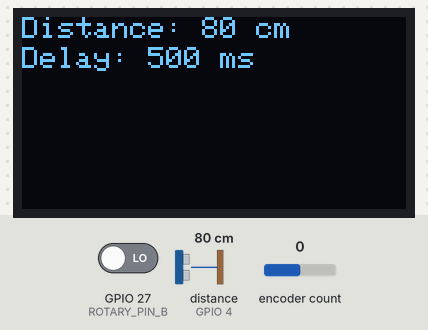
Bench run of a sketch on a simulated ESP32. On the bench: 128×64 one-colour display. Inputs (shaded band) come from the test bench; at power-on: encoder count 0, distance to the obstacle (sensor on GPIO 4) 80 cm, GPIO 27 (ROTARY_PIN_B) LOW. The echo pulse lasts 58.3 µs per cm; what the sketch prints to the serial monitor is not drawn.

Above: at 1.2 s.
1.3 s: encoder count set to 1
At 2.2 s:
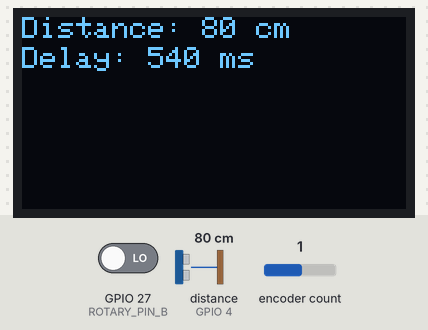
3.1 s: distance to the obstacle (sensor on GPIO 4) set to 2 cm
At 3.8 s:
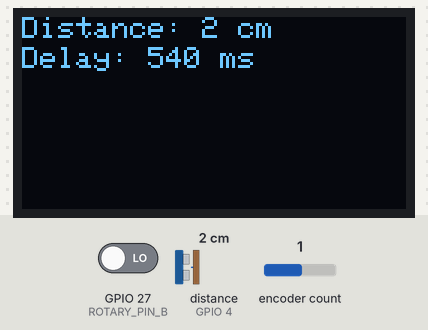
4.8 s: distance to the obstacle (sensor on GPIO 4) set to 4 cm
At 6.2 s:
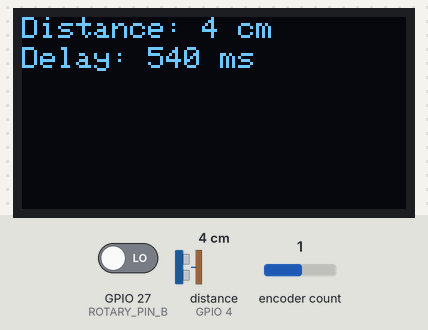
6.5 s: encoder count set to 2
At 7.6 s:
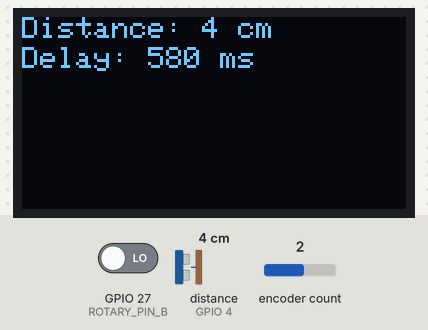
8.2 s: distance to the obstacle (sensor on GPIO 4) set to 9 cm
At 9.7 s:
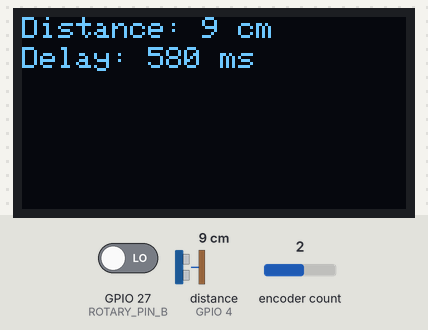
10.0 s: encoder count set to 3
At 11.8 s:
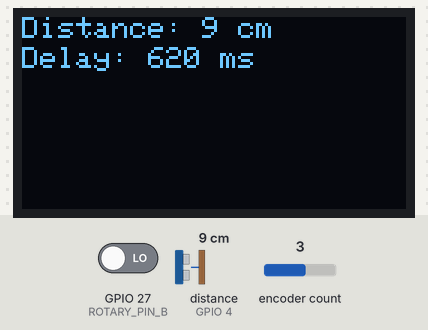
Timing chart, 0 to 12.9 s (numbered marks = the images above; inputs shaded):
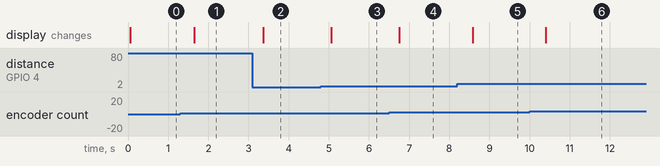

Measured:
- after the input at 1.3 s, the display: changes after 0.35 s (image 1)
- after the input at 3.1 s, the display: changes after 0.26 s (image 2)
- after the input at 4.8 s, the display: changes after 0.26 s (image 3)
- after the input at 6.5 s, the display: changes after 0.26 s (image 4)
- after the input at 8.2 s, the display: changes after 0.38 s (image 5)
- after the input at 10.0 s, the display: changes after 0.40 s (image 6)

The sketch:

xpatek08.ino
```cpp
#include <Wire.h> // For the SDA display
#include <Adafruit_GFX.h> // For the SDA display
#include <Adafruit_SSD1306.h> // For the SDA display
#include <Ultrasonic.h> // ultrasonic sensor
#include <RotaryEncoder.h> // Rotation encoder

#define OLED_RESET -1 // For the SDA display
Adafruit_SSD1306 display(OLED_RESET); // init SDA display

#define TRIGGER_PIN 2 // For the ultrasonic sensor
#define ECHO_PIN 4 // For the ultrasonic sensor
Ultrasonic ultrasonic(TRIGGER_PIN, ECHO_PIN); // init ultrasonic sensor

#define ROTARY_PIN_A 14 // For the ultrasonic sensor
#define ROTARY_PIN_B 27 // For the ultrasonic sensor
RotaryEncoder *encoder = nullptr; // defined in setup

// for delay control
#define ROTARYSTEPS 20
#define ROTARYMIN 100
#define ROTARYMAX 1000

// for debounce problem control
int delay_rotary = 5;
int last_bounce = 0;

int delay_time = 500;

// interuption function
void checkPosition()
{
  if ((millis() - last_bounce) > delay_rotary) {
    encoder->tick(); // just call tick() to check the state.

    int newPos = encoder->getPosition() * ROTARYSTEPS;

    if (newPos < ROTARYMIN) {
      encoder->setPosition(ROTARYMIN / ROTARYSTEPS);
      newPos = ROTARYMIN;

    } else if (newPos > ROTARYMAX) {
      encoder->setPosition(ROTARYMAX / ROTARYSTEPS);
      newPos = ROTARYMAX;
    } // if

    if (delay_time != newPos) {
      Serial.print("Delay changed: ");
      Serial.println(newPos);
      delay_time = newPos;
  }
    last_bounce = millis();
  }
}

void setup() {
  pinMode(TRIGGER_PIN, OUTPUT);
  pinMode(ECHO_PIN, INPUT);

  Serial.begin(9600);
  display.begin(SSD1306_SWITCHCAPVCC, 0x3C); // For the SDA display

  encoder = new RotaryEncoder(ROTARY_PIN_A, ROTARY_PIN_B, RotaryEncoder::LatchMode::TWO03);
  encoder->setPosition(25); // half position

  // register interrupt routine
  attachInterrupt(digitalPinToInterrupt(ROTARY_PIN_A), checkPosition, CHANGE);
  attachInterrupt(digitalPinToInterrupt(ROTARY_PIN_B), checkPosition, CHANGE);
}

void loop() {
  long distance = ultrasonic.read();

  display.clearDisplay();
  display.setTextSize(1);
  display.setTextColor(SSD1306_WHITE);
  display.setCursor(0,0);
  display.print("Distance: ");
  display.print(distance);
  display.print(" cm");
  display.setCursor(0,10);
  display.print("Delay: ");
  display.print(delay_time);
  display.print(" ms");
  display.display();

  Serial.print("Distance: ");
  Serial.print(distance);
  Serial.print(" cm");
  Serial.println();

  delay(delay_time);
}
```
